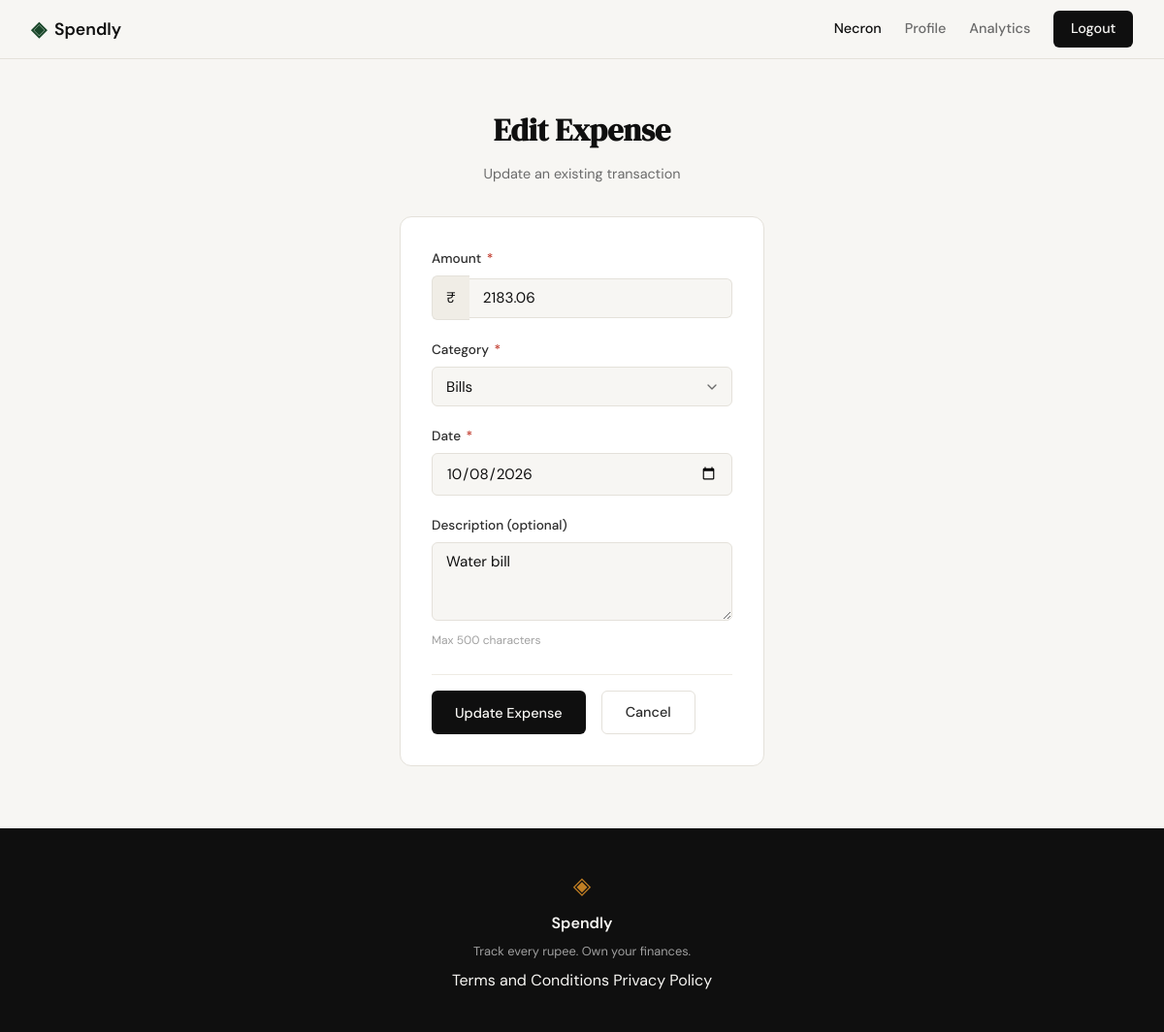
The page /expenses/21/edit (signed in) on the database its author committed.
### tables this page shows
CREATE TABLE expenses (
            id INTEGER PRIMARY KEY AUTOINCREMENT,
            user_id INTEGER NOT NULL REFERENCES users(id),
            amount REAL NOT NULL,
            category TEXT NOT NULL,
            date TEXT NOT NULL,
            description TEXT,
            created_at TEXT DEFAULT CURRENT_TIMESTAMP
        );

### app.py (the view)
@app.route("/expenses/<int:id>/edit")
def edit_expense(id):
    if not session.get("user_id"):
        flash("Please sign in to edit an expense", "error")
        return redirect(url_for("login"))
    user_id = session["user_id"]
    expense = get_expense_by_id(user_id, id)
    if not expense:
        abort(404)
    today = date.today().isoformat()
    return render_template("edit_expense.html", expense=expense, today=today)

### database/db.py (called while the page is built)
def get_db():
    db_path = os.path.join(os.path.dirname(os.path.dirname(os.path.abspath(__file__))), "spendly.db")
    conn = sqlite3.connect(db_path)
    conn.row_factory = sqlite3.Row
    conn.execute("PRAGMA foreign_keys = ON")
    return conn

### database/queries.py (called while the page is built)
def get_expense_by_id(user_id: int, expense_id: int) -> dict | None:
    conn = get_db()
    cursor = conn.cursor()
    cursor.execute(
        "SELECT * FROM expenses WHERE id = ? AND user_id = ?",
        (expense_id, user_id)
    )
    expense = cursor.fetchone()
    conn.close()
    if expense:
        return dict(expense)
    return None

### templates/edit_expense.html (shortened to what this page needs)
{% extends "base.html" %}
{% block content %}
<section class="add-expense-section">
    <header class="add-expense-header">
        <h1 class="add-expense-title">Edit Expense</h1>
        <p class="add-expense-subtitle">Update an existing transaction</p>
    </header>
    <form class="add-expense-form" method="POST" action="{{ url_for('edit_expense', id=expense.id) }}">
        <div class="form-group">
            <label for="amount" class="form-label">Amount <span class="required">*</span></label>
            <div class="input-with-prefix">
                <span class="input-prefix">₹</span>
                <input type="number" id="amount" name="amount" class="form-input"
                       step="0.01" min="0.01" required
                       value="{{ request.form.amount if request.form.amount else expense.amount }}"
                       placeholder="0.00">
            </div>
        </div>
        <div class="form-group">
            <label for="category" class="form-label">Category <span class="required">*</span></label>
            <select id="category" name="category" class="form-input form-select" required>
                <option value="Bills" {% if (request.form.category == 'Bills') or (not request.form.category and expense.category == 'Bills') %}selected{% endif %}>Bills</option>
            </select>
        </div>
        <div class="form-group">
            <label for="date" class="form-label">Date <span class="required">*</span></label>
            <input type="date" id="date" name="date" class="form-input"
                   max="{{ today }}"
                   value="{{ request.form.date if request.form.date else expense.date }}"
                   required>
        </div>
        <div class="form-group">
            <label for="description" class="form-label">Description (optional)</label>
            <textarea id="description" name="description" class="form-input form-textarea"
                      maxlength="500" rows="3"
                      placeholder="Optional: Add a note...">{{ request.form.description if request.form.description else (expense.description if expense.description else '') }}</textarea>
            <div class="form-hint">Max 500 characters</div>
        </div>
        <div class="form-actions">
            <button type="submit" class="btn-primary">Update Expense</button>
            <a href="{{ url_for('profile') }}" class="btn-secondary">Cancel</a>
        </div>
    </form>
</section>
{% endblock %}

### static/css/style.css (style rules this page uses)
:root { --ink: #0f0f0f; --ink-soft: #2d2d2d; --ink-muted: #6b6b6b; --ink-faint: #a0a0a0; --paper: #f7f6f3; --paper-warm: #f0ede6; --paper-card: #ffffff; --accent: #1a472a; --accent-light: #e8f0eb; --accent-2: #c17f24; --accent-2-light: #fdf3e3; --danger: #c0392b; --danger-light: #fdecea; --border: #e4e1da; --border-soft: #eeebe4; --font-display: 'DM Serif Display', Georgia, serif; --font-body: 'DM Sans', system-ui, sans-serif; --max-width: 1200px; --auth-width: 440px; --radius-sm: 6px; --radius-md: 12px; --radius-lg: 20px; }
*, *::before, *::after { box-sizing: border-box; margin: 0; padding: 0; }
html { font-size: 16px; scroll-behavior: smooth; }
body { background: var(--paper); color: var(--ink); font-family: var(--font-body); font-size: 1rem; line-height: 1.6; -webkit-font-smoothing: antialiased; }
a { color: inherit; text-decoration: none; }
.btn-primary { display: inline-block; background: var(--ink); color: var(--paper); padding: 0.65rem 1.5rem; border-radius: var(--radius-sm); font-family: var(--font-body); font-size: 0.9rem; font-weight: 500; cursor: pointer; border: none; transition: background 0.2s; text-decoration: none; }
.form-group { margin-bottom: 1.25rem; }
.form-group label { display: block; font-size: 0.85rem; font-weight: 500; color: var(--ink-soft); margin-bottom: 0.4rem; }
.form-input { width: 100%; padding: 0.6rem 0.875rem; border: 1px solid var(--border); border-radius: var(--radius-sm); font-family: var(--font-body); font-size: 0.95rem; color: var(--ink); background: var(--paper); outline: none; transition: border-color 0.2s; }
.form-input::placeholder { color: var(--ink-faint); }
.form-label { display: block; font-size: 0.85rem; font-weight: 500; color: var(--ink-soft); margin-bottom: 0.4rem; }
.required { color: var(--danger); margin-left: 2px; }
.input-with-prefix { display: flex; align-items: center; }
.input-prefix { background: var(--paper-warm); border: 1px solid var(--border); border-right: none; border-radius: var(--radius-sm) 0 0 var(--radius-sm); padding: 0.6rem 0.875rem; font-size: 0.95rem; color: var(--ink); }
.input-with-prefix .form-input { border-radius: 0 var(--radius-sm) var(--radius-sm) 0; border-left: none; }
.form-select { appearance: none; background-repeat: no-repeat; background-position: right 0.75rem center; background-size: 16px; padding-right: 2.5rem; }
.form-textarea { resize: vertical; min-height: 80px; font-family: var(--font-body); }
.form-hint { font-size: 0.75rem; color: var(--ink-faint); margin-top: 0.25rem; }
.form-actions { display: flex; gap: 1rem; margin-top: 1.5rem; padding-top: 1rem; border-top: 1px solid var(--border-soft); }
.btn-secondary { display: inline-block; background: transparent; color: var(--ink-soft); padding: 0.65rem 1.5rem; border-radius: var(--radius-sm); font-size: 0.9rem; font-weight: 500; border: 1px solid var(--border); transition: all 0.2s; text-decoration: none; }
.add-expense-section { max-width: var(--auth-width); margin: 0 auto; padding: 3rem 2rem 4rem; }
.add-expense-header { text-align: center; margin-bottom: 2rem; }
.add-expense-title { font-family: var(--font-display); font-size: 2rem; color: var(--ink); margin-bottom: 0.5rem; }
.add-expense-subtitle { font-size: 0.9rem; color: var(--ink-muted); }
.add-expense-form { background: var(--paper-card); border: 1px solid var(--border); border-radius: var(--radius-md); padding: 2rem; }

### rows shown on the page
expenses: amount "2183.06", category "Bills", date "10/08/2026", description "Water bill"

### other values the page prints
{{ session.user_name }} "Necron"
